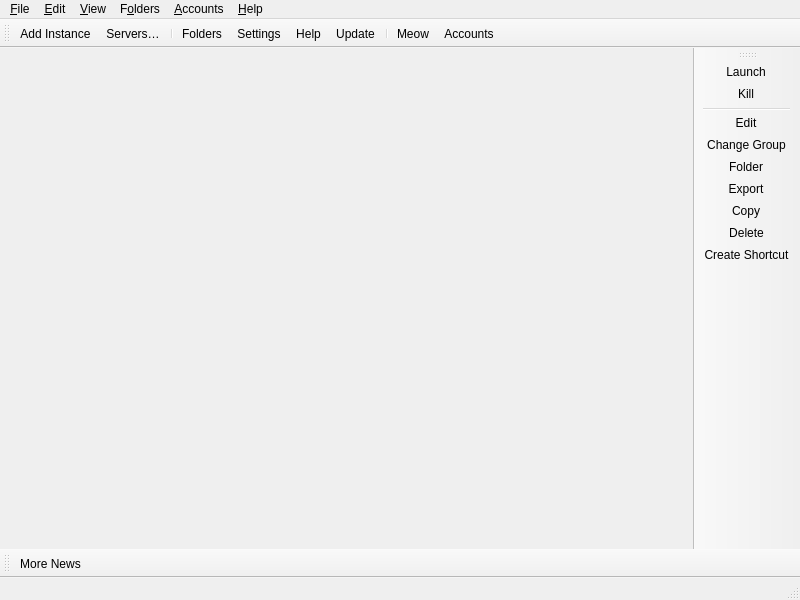
<?xml version="1.0" encoding="UTF-8"?>
<ui version="4.0">
 <class>MainWindow</class>
 <widget class="QMainWindow" name="MainWindow">
  <property name="geometry">
   <rect>
    <x>0</x>
    <y>0</y>
    <width>800</width>
    <height>600</height>
   </rect>
  </property>
  <widget class="QWidget" name="centralWidget">
   <layout class="QHBoxLayout" name="horizontalLayout">
    <property name="spacing">
     <number>0</number>
    </property>
    <property name="leftMargin">
     <number>0</number>
    </property>
    <property name="topMargin">
     <number>0</number>
    </property>
    <property name="rightMargin">
     <number>0</number>
    </property>
    <property name="bottomMargin">
     <number>0</number>
    </property>
   </layout>
  </widget>
  <widget class="QStatusBar" name="statusBar"/>
  <widget class="QToolBar" name="mainToolBar">
   <property name="windowTitle">
    <string>Main Toolbar</string>
   </property>
   <property name="allowedAreas">
    <set>Qt::BottomToolBarArea|Qt::TopToolBarArea</set>
   </property>
   <property name="toolButtonStyle">
    <enum>Qt::ToolButtonTextBesideIcon</enum>
   </property>
   <property name="floatable">
    <bool>false</bool>
   </property>
   <attribute name="toolBarArea">
    <enum>TopToolBarArea</enum>
   </attribute>
   <attribute name="toolBarBreak">
    <bool>false</bool>
   </attribute>
   <addaction name="actionAddInstance"/>
   <addaction name="actionManageServers"/>
   <addaction name="separator"/>
   <addaction name="actionFoldersButton"/>
   <addaction name="actionSettings"/>
   <addaction name="actionHelpButton"/>
   <addaction name="actionCheckUpdate"/>
   <addaction name="separator"/>
   <addaction name="actionCAT"/>
   <addaction name="actionAccountsButton"/>
  </widget>
  <widget class="QToolBar" name="newsToolBar">
   <property name="windowTitle">
    <string>News Toolbar</string>
   </property>
   <property name="allowedAreas">
    <set>Qt::BottomToolBarArea|Qt::TopToolBarArea</set>
   </property>
   <property name="iconSize">
    <size>
     <width>16</width>
     <height>16</height>
    </size>
   </property>
   <property name="toolButtonStyle">
    <enum>Qt::ToolButtonTextBesideIcon</enum>
   </property>
   <property name="floatable">
    <bool>false</bool>
   </property>
   <attribute name="toolBarArea">
    <enum>BottomToolBarArea</enum>
   </attribute>
   <attribute name="toolBarBreak">
    <bool>false</bool>
   </attribute>
   <addaction name="actionMoreNews"/>
  </widget>
  <widget class="WideBar" name="instanceToolBar">
   <property name="windowTitle">
    <string>Instance Toolbar</string>
   </property>
   <property name="allowedAreas">
    <set>Qt::LeftToolBarArea|Qt::RightToolBarArea</set>
   </property>
   <property name="iconSize">
    <size>
     <width>16</width>
     <height>16</height>
    </size>
   </property>
   <property name="toolButtonStyle">
    <enum>Qt::ToolButtonTextBesideIcon</enum>
   </property>
   <property name="floatable">
    <bool>false</bool>
   </property>
   <property name="useDefaultAction" stdset="0">
    <bool>true</bool>
   </property>
   <attribute name="toolBarArea">
    <enum>RightToolBarArea</enum>
   </attribute>
   <attribute name="toolBarBreak">
    <bool>false</bool>
   </attribute>
   <addaction name="actionLaunchInstance"/>
   <addaction name="actionKillInstance"/>
   <addaction name="separator"/>
   <addaction name="actionEditInstance"/>
   <addaction name="actionChangeInstGroup"/>
   <addaction name="actionViewSelectedInstFolder"/>
   <addaction name="actionExportInstance"/>
   <addaction name="actionCopyInstance"/>
   <addaction name="actionDeleteInstance"/>
   <addaction name="actionCreateInstanceShortcut"/>
  </widget>
  <widget class="QMenuBar" name="menuBar">
   <property name="geometry">
    <rect>
     <x>0</x>
     <y>0</y>
     <width>800</width>
     <height>22</height>
    </rect>
   </property>
   <widget class="QMenu" name="fileMenu">
    <property name="title">
     <string>&amp;File</string>
    </property>
    <property name="toolTipsVisible">
     <bool>true</bool>
    </property>
    <addaction name="actionAddInstance"/>
    <addaction name="actionManageServers"/>
    <addaction name="separator"/>
    <addaction name="actionLaunchInstance"/>
    <addaction name="actionKillInstance"/>
    <addaction name="separator"/>
    <addaction name="actionEditInstance"/>
    <addaction name="actionChangeInstGroup"/>
    <addaction name="actionViewSelectedInstFolder"/>
    <addaction name="actionExportInstance"/>
    <addaction name="actionCopyInstance"/>
    <addaction name="actionDeleteInstance"/>
    <addaction name="actionCreateInstanceShortcut"/>
    <addaction name="separator"/>
    <addaction name="actionSettings"/>
    <addaction name="actionCloseWindow"/>
   </widget>
   <widget class="QMenu" name="editMenu">
    <property name="title">
     <string>&amp;Edit</string>
    </property>
    <property name="toolTipsVisible">
     <bool>true</bool>
    </property>
    <addaction name="actionUndoTrashInstance"/>
   </widget>
   <widget class="QMenu" name="viewMenu">
    <property name="title">
     <string>&amp;View</string>
    </property>
    <property name="toolTipsVisible">
     <bool>true</bool>
    </property>
    <addaction name="actionChangeTheme"/>
    <addaction name="separator"/>
    <addaction name="actionCAT"/>
    <addaction name="actionToggleStatusBar"/>
    <addaction name="actionLockToolbars"/>
    <addaction name="separator"/>
   </widget>
   <widget class="QMenu" name="foldersMenu">
    <property name="title">
     <string>F&amp;olders</string>
    </property>
    <property name="toolTipsVisible">
     <bool>true</bool>
    </property>
    <addaction name="actionViewLauncherRootFolder"/>
    <addaction name="separator"/>
    <addaction name="actionViewInstanceFolder"/>
    <addaction name="actionViewCentralModsFolder"/>
    <addaction name="actionViewSkinsFolder"/>
    <addaction name="actionViewJavaFolder"/>
    <addaction name="separator"/>
    <addaction name="actionViewIconThemeFolder"/>
    <addaction name="actionViewWidgetThemeFolder"/>
    <addaction name="actionViewCatPackFolder"/>
    <addaction name="actionViewIconsFolder"/>
    <addaction name="separator"/>
    <addaction name="actionViewLogsFolder"/>
   </widget>
   <widget class="QMenu" name="accountsMenu">
    <property name="title">
     <string>&amp;Accounts</string>
    </property>
   </widget>
   <widget class="QMenu" name="helpMenu">
    <property name="title">
     <string>&amp;Help</string>
    </property>
    <property name="toolTipsVisible">
     <bool>true</bool>
    </property>
    <addaction name="actionClearMetadata"/>
    <addaction name="actionReportBug"/>
    <addaction name="actionViewLog"/>
    <addaction name="actionAddToPATH"/>
    <addaction name="separator"/>
    <addaction name="actionMATRIX"/>
    <addaction name="actionDISCORD"/>
    <addaction name="actionREDDIT"/>
    <addaction name="separator"/>
    <addaction name="actionMoreNews"/>
    <addaction name="actionCheckUpdate"/>
    <addaction name="actionOpenWiki"/>
    <addaction name="actionAbout"/>
   </widget>
   <addaction name="fileMenu"/>
   <addaction name="editMenu"/>
   <addaction name="viewMenu"/>
   <addaction name="foldersMenu"/>
   <addaction name="accountsMenu"/>
   <addaction name="helpMenu"/>
  </widget>
  <action name="actionMoreNews">
   <property name="icon">
    <iconset theme="news"/>
   </property>
   <property name="text">
    <string>More News...</string>
   </property>
   <property name="toolTip">
    <string>Open the development blog to read more news about %1.</string>
   </property>
  </action>
  <action name="actionCAT">
   <property name="checkable">
    <bool>true</bool>
   </property>
   <property name="icon">
    <iconset theme="cat"/>
   </property>
   <property name="text">
    <string>&amp;Meow</string>
   </property>
   <property name="toolTip">
    <string>It's a fluffy kitty :3</string>
   </property>
  </action>
  <action name="actionToggleStatusBar">
   <property name="checkable">
    <bool>true</bool>
   </property>
   <property name="text">
    <string>Status Bar</string>
   </property>
  </action>
  <action name="actionLockToolbars">
   <property name="checkable">
    <bool>true</bool>
   </property>
   <property name="text">
    <string>Lock Toolbars</string>
   </property>
  </action>
  <action name="actionUndoTrashInstance">
   <property name="enabled">
    <bool>false</bool>
   </property>
   <property name="text">
    <string>&amp;Undo Last Instance Deletion</string>
   </property>
  </action>
  <action name="actionAddInstance">
   <property name="icon">
    <iconset theme="new"/>
   </property>
   <property name="text">
    <string>Add Instanc&amp;e...</string>
   </property>
   <property name="toolTip">
    <string>Add a new instance.</string>
   </property>
  </action>
  <action name="actionManageServers">
   <property name="icon">
    <iconset theme="server"/>
   </property>
   <property name="text">
    <string>Servers…</string>
   </property>
   <property name="toolTip">
    <string>Create and manage local Minecraft servers.</string>
   </property>
  </action>
  <action name="actionCheckUpdate">
   <property name="icon">
    <iconset theme="checkupdate"/>
   </property>
   <property name="text">
    <string>&amp;Update...</string>
   </property>
   <property name="toolTip">
    <string>Check for new updates for %1.</string>
   </property>
   <property name="menuRole">
    <enum>QAction::ApplicationSpecificRole</enum>
   </property>
  </action>
  <action name="actionSettings">
   <property name="icon">
    <iconset theme="settings"/>
   </property>
   <property name="text">
    <string>Setti&amp;ngs...</string>
   </property>
   <property name="toolTip">
    <string>Change settings.</string>
   </property>
   <property name="menuRole">
    <enum>QAction::PreferencesRole</enum>
   </property>
  </action>
  <action name="actionManageSkins">
   <property name="icon">
    <iconset theme="settings"/>
   </property>
   <property name="text">
    <string>Manage &amp;Skins...</string>
   </property>
  </action>
  <action name="actionManageAccounts">
   <property name="icon">
    <iconset theme="accounts"/>
   </property>
   <property name="text">
    <string>&amp;Manage Accounts...</string>
   </property>
  </action>
  <action name="actionLaunchInstance">
   <property name="icon">
    <iconset theme="launch"/>
   </property>
   <property name="text">
    <string>&amp;Launch</string>
   </property>
   <property name="toolTip">
    <string>Launch the selected instance.</string>
   </property>
  </action>
  <action name="actionKillInstance">
   <property name="icon">
    <iconset theme="status-bad"/>
   </property>
   <property name="text">
    <string>&amp;Kill</string>
   </property>
   <property name="toolTip">
    <string>Kill the running instance.</string>
   </property>
   <property name="shortcut">
    <string>Ctrl+K</string>
   </property>
  </action>
  <action name="actionRenameInstance">
   <property name="icon">
    <iconset theme="rename"/>
   </property>
   <property name="text">
    <string>Rename</string>
   </property>
   <property name="toolTip">
    <string>Rename the selected instance.</string>
   </property>
  </action>
  <action name="actionChangeInstGroup">
   <property name="icon">
    <iconset theme="tag"/>
   </property>
   <property name="text">
    <string>&amp;Change Group...</string>
   </property>
   <property name="toolTip">
    <string>Change the selected instance's group.</string>
   </property>
   <property name="shortcut">
    <string>Ctrl+G</string>
   </property>
  </action>
  <action name="actionChangeInstIcon">
   <property name="text">
    <string>Change Icon</string>
   </property>
   <property name="toolTip">
    <string>Change the selected instance's icon.</string>
   </property>
  </action>
  <action name="actionEditInstance">
   <property name="icon">
    <iconset theme="settings"/>
   </property>
   <property name="text">
    <string>&amp;Edit...</string>
   </property>
   <property name="toolTip">
    <string>Change the instance settings, mods and versions.</string>
   </property>
   <property name="shortcut">
    <string>Ctrl+I</string>
   </property>
  </action>
  <action name="actionViewSelectedInstFolder">
   <property name="icon">
    <iconset theme="viewfolder"/>
   </property>
   <property name="text">
    <string>&amp;Folder</string>
   </property>
   <property name="toolTip">
    <string>Open the selected instance's root folder in a file browser.</string>
   </property>
  </action>
  <action name="actionDeleteInstance">
   <property name="icon">
    <iconset theme="delete"/>
   </property>
   <property name="text">
    <string>Dele&amp;te</string>
   </property>
   <property name="toolTip">
    <string>Delete the selected instance.</string>
   </property>
   <property name="autoRepeat">
    <bool>false</bool>
   </property>
  </action>
  <action name="actionCopyInstance">
   <property name="icon">
    <iconset theme="copy"/>
   </property>
   <property name="text">
    <string>Cop&amp;y...</string>
   </property>
   <property name="toolTip">
    <string>Copy the selected instance.</string>
   </property>
   <property name="shortcut">
    <string>Ctrl+D</string>
   </property>
  </action>
  <action name="actionExportInstance">
   <property name="icon">
    <iconset theme="export"/>
   </property>
   <property name="text">
    <string>E&amp;xport...</string>
   </property>
   <property name="toolTip">
    <string>Export the selected instance to supported formats.</string>
   </property>
  </action>
  <action name="actionExportInstanceZip">
   <property name="icon">
    <iconset theme="launcher"/>
   </property>
   <property name="text">
    <string>Prism Launcher (zip)</string>
   </property>
  </action>
  <action name="actionExportInstanceMrPack">
   <property name="icon">
    <iconset theme="modrinth"/>
   </property>
   <property name="text">
    <string>Modrinth (mrpack)</string>
   </property>
  </action>
  <action name="actionExportInstanceFlamePack">
   <property name="icon">
    <iconset theme="flame"/>
   </property>
   <property name="text">
    <string>CurseForge (zip)</string>
   </property>
  </action>
  <action name="actionCreateInstanceShortcut">
   <property name="icon">
    <iconset theme="shortcut"/>
   </property>
   <property name="text">
    <string>Create Shortcut</string>
   </property>
   <property name="toolTip">
    <string>Creates a shortcut on a selected folder to launch the selected instance.</string>
   </property>
  </action>
  <action name="actionNoAccountsAdded">
   <property name="icon">
    <iconset theme="noaccount"/>
   </property>
   <property name="text">
    <string>No accounts added!</string>
   </property>
  </action>
  <action name="actionNoDefaultAccount">
   <property name="checkable">
    <bool>true</bool>
   </property>
   <property name="icon">
    <iconset theme="noaccount"/>
   </property>
   <property name="text">
    <string>No Default Account</string>
   </property>
   <property name="shortcut">
    <string>Ctrl+0</string>
   </property>
  </action>
  <action name="actionCloseWindow">
   <property name="icon">
    <iconset theme="status-bad"/>
   </property>
   <property name="text">
    <string>Close &amp;Window</string>
   </property>
   <property name="toolTip">
    <string>Close the current window</string>
   </property>
   <property name="menuRole">
    <enum>QAction::MenuRole::NoRole</enum>
   </property>
  </action>
  <action name="actionViewInstanceFolder">
   <property name="icon">
    <iconset theme="viewfolder"/>
   </property>
   <property name="text">
    <string>&amp;Instances</string>
   </property>
   <property name="toolTip">
    <string>Open the instances folder in a file browser.</string>
   </property>
  </action>
  <action name="actionViewLauncherRootFolder">
   <property name="icon">
    <iconset theme="viewfolder"/>
   </property>
   <property name="text">
    <string>Launcher &amp;Root</string>
   </property>
   <property name="toolTip">
    <string>Open the launcher's root folder in a file browser.</string>
   </property>
  </action>
  <action name="actionViewCentralModsFolder">
   <property name="icon">
    <iconset theme="centralmods"/>
   </property>
   <property name="text">
    <string>&amp;Central Mods</string>
   </property>
   <property name="toolTip">
    <string>Open the central mods folder in a file browser.</string>
   </property>
  </action>
  <action name="actionViewSkinsFolder">
   <property name="icon">
    <iconset theme="viewfolder"/>
   </property>
   <property name="text">
    <string>&amp;Skins</string>
   </property>
   <property name="toolTip">
    <string>Open the skins folder in a file browser.</string>
   </property>
  </action>
  <action name="actionViewIconsFolder">
   <property name="icon">
    <iconset theme="viewfolder"/>
   </property>
   <property name="text">
    <string>Instance Icons</string>
   </property>
   <property name="toolTip">
    <string>Open the instance icons folder in a file browser.</string>
   </property>
  </action>
  <action name="actionViewLogsFolder">
   <property name="icon">
    <iconset theme="viewfolder"/>
   </property>
   <property name="text">
    <string>Logs</string>
   </property>
   <property name="toolTip">
    <string>Open the logs folder in a file browser.</string>
   </property>
  </action>
  <action name="actionChangeTheme">
   <property name="text">
    <string>Themes</string>
   </property>
  </action>
  <action name="actionReportBug">
   <property name="icon">
    <iconset theme="bug"/>
   </property>
   <property name="text">
    <string>Report a Bug or Suggest a Feature</string>
   </property>
   <property name="toolTip">
    <string>Open the bug tracker to report a bug with %1.</string>
   </property>
  </action>
  <action name="actionDISCORD">
   <property name="icon">
    <iconset theme="discord"/>
   </property>
   <property name="text">
    <string>&amp;Discord Guild</string>
   </property>
   <property name="toolTip">
    <string>Open %1 Discord guild.</string>
   </property>
  </action>
  <action name="actionMATRIX">
   <property name="icon">
    <iconset theme="matrix"/>
   </property>
   <property name="text">
    <string>&amp;Matrix Space</string>
   </property>
   <property name="toolTip">
    <string>Open %1 Matrix space.</string>
   </property>
  </action>
  <action name="actionREDDIT">
   <property name="icon">
    <iconset theme="reddit-alien"/>
   </property>
   <property name="text">
    <string>Sub&amp;reddit</string>
   </property>
   <property name="toolTip">
    <string>Open %1 subreddit.</string>
   </property>
  </action>
  <action name="actionAbout">
   <property name="icon">
    <iconset theme="about"/>
   </property>
   <property name="text">
    <string>&amp;About %1</string>
   </property>
   <property name="toolTip">
    <string>View information about %1.</string>
   </property>
   <property name="menuRole">
    <enum>QAction::AboutRole</enum>
   </property>
  </action>
  <action name="actionClearMetadata">
   <property name="icon">
    <iconset theme="refresh"/>
   </property>
   <property name="text">
    <string>&amp;Clear Metadata Cache</string>
   </property>
   <property name="toolTip">
    <string>Clear cached metadata</string>
   </property>
  </action>
  <action name="actionViewLog">
   <property name="icon">
    <iconset theme="log">
     <normaloff>.</normaloff>.</iconset>
   </property>
   <property name="text">
    <string>View logs</string>
   </property>
   <property name="toolTip">
    <string>View current and previous launcher logs</string>
   </property>
  </action>
  <action name="actionAddToPATH">
   <property name="icon">
    <iconset theme="custom-commands"/>
   </property>
   <property name="text">
    <string>Install to &amp;PATH</string>
   </property>
   <property name="toolTip">
    <string>Install a %1 symlink to /usr/local/bin</string>
   </property>
  </action>
  <action name="actionFoldersButton">
   <property name="icon">
    <iconset theme="viewfolder"/>
   </property>
   <property name="text">
    <string>Folders</string>
   </property>
   <property name="toolTip">
    <string>Open one of the folders shared between instances.</string>
   </property>
  </action>
  <action name="actionHelpButton">
   <property name="icon">
    <iconset theme="help"/>
   </property>
   <property name="text">
    <string>Help</string>
   </property>
   <property name="toolTip">
    <string>Get help with %1 or Minecraft.</string>
   </property>
  </action>
  <action name="actionAccountsButton">
   <property name="icon">
    <iconset theme="noaccount"/>
   </property>
   <property name="text">
    <string>Accounts</string>
   </property>
  </action>
  <action name="actionOpenWiki">
   <property name="icon">
    <iconset theme="help"/>
   </property>
   <property name="text">
    <string>%1 &amp;Wiki</string>
   </property>
   <property name="toolTip">
    <string>Open the %1 wiki</string>
   </property>
  </action>
  <action name="actionViewWidgetThemeFolder">
   <property name="icon">
    <iconset theme="viewfolder"/>
   </property>
   <property name="text">
    <string>&amp;Widget Themes</string>
   </property>
   <property name="toolTip">
    <string>Open the widget themes folder in a file browser.</string>
   </property>
  </action>
  <action name="actionViewIconThemeFolder">
   <property name="icon">
    <iconset theme="viewfolder"/>
   </property>
   <property name="text">
    <string>I&amp;con Theme</string>
   </property>
   <property name="toolTip">
    <string>Open the icon theme folder in a file browser.</string>
   </property>
  </action>
  <action name="actionViewCatPackFolder">
   <property name="icon">
    <iconset theme="viewfolder"/>
   </property>
   <property name="text">
    <string>Cat Packs</string>
   </property>
   <property name="toolTip">
    <string>Open the cat packs folder in a file browser.</string>
   </property>
  </action>
  <action name="actionViewJavaFolder">
   <property name="icon">
    <iconset theme="viewfolder"/>
   </property>
   <property name="text">
    <string>Java</string>
   </property>
   <property name="toolTip">
    <string>Open the Java folder in a file browser. Only available if the built-in Java downloader is used.</string>
   </property>
  </action>
 </widget>
 <customwidgets>
  <customwidget>
   <class>WideBar</class>
   <extends>QToolBar</extends>
   <header>ui/widgets/WideBar.h</header>
  </customwidget>
 </customwidgets>
 <resources/>
 <connections/>
</ui>
